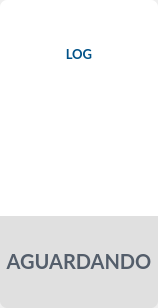
        <widget class="QWidget" name="verticalWidget" native="true">
         <property name="geometry">
          <rect>
           <x>11</x>
           <y>260</y>
           <width>158</width>
           <height>308</height>
          </rect>
         </property>
         <property name="styleSheet">
          <string notr="true"/>
         </property>
         <layout class="QVBoxLayout" name="verticalLayout_3">
          <property name="spacing">
           <number>0</number>
          </property>
          <property name="leftMargin">
           <number>0</number>
          </property>
          <property name="topMargin">
           <number>0</number>
          </property>
          <property name="rightMargin">
           <number>0</number>
          </property>
          <property name="bottomMargin">
           <number>0</number>
          </property>
          <item>
           <widget class="QLabel" name="Titulo_1">
            <property name="font">
             <font>
              <family>Lato</family>
              <pointsize>10</pointsize>
              <weight>75</weight>
              <bold>true</bold>
             </font>
            </property>
            <property name="layoutDirection">
             <enum>Qt::LeftToRight</enum>
            </property>
            <property name="styleSheet">
             <string notr="true">border-top-right-radius:7px;
border-top-left-radius:7px;
background-color: rgb(255, 255, 255);
color: rgb(0, 82, 136);</string>
            </property>
            <property name="text">
             <string>LOG</string>
            </property>
            <property name="alignment">
             <set>Qt::AlignCenter</set>
            </property>
            <property name="wordWrap">
             <bool>true</bool>
            </property>
            <property name="margin">
             <number>0</number>
            </property>
           </widget>
          </item>
          <item>
           <widget class="QWidget" name="Meio" native="true">
            <property name="styleSheet">
             <string notr="true">background-color: rgb(255, 255, 255);</string>
            </property>
            <layout class="QHBoxLayout" name="horizontalLayout_3">
             <property name="spacing">
              <number>0</number>
             </property>
             <property name="bottomMargin">
              <number>10</number>
             </property>
             <item>
              <spacer name="horizontalSpacer_5">
               <property name="orientation">
                <enum>Qt::Horizontal</enum>
               </property>
               <property name="sizeHint" stdset="0">
                <size>
                 <width>40</width>
                 <height>20</height>
                </size>
               </property>
              </spacer>
             </item>
             <item>
              <widget class="QLabel" name="label_4">
               <property name="text">
                <string/>
               </property>
               <property name="pixmap">
                <pixmap>../Icones/Aguardando.svg</pixmap>
               </property>
              </widget>
             </item>
             <item>
              <spacer name="horizontalSpacer_6">
               <property name="orientation">
                <enum>Qt::Horizontal</enum>
               </property>
               <property name="sizeHint" stdset="0">
                <size>
                 <width>40</width>
                 <height>20</height>
                </size>
               </property>
              </spacer>
             </item>
            </layout>
           </widget>
          </item>
          <item>
           <widget class="QLabel" name="statusTeste1">
            <property name="maximumSize">
             <size>
              <width>240</width>
              <height>92</height>
             </size>
            </property>
            <property name="font">
             <font>
              <family>Lato</family>
              <pointsize>15</pointsize>
              <weight>75</weight>
              <bold>true</bold>
             </font>
            </property>
            <property name="styleSheet">
             <string notr="true">color: rgb(84, 94, 107);
background-color: rgb(224, 224, 224);
border-bottom-right-radius: 7px; 
border-bottom-left-radius: 7px; 
</string>
            </property>
            <property name="text">
             <string notr="true">AGUARDANDO</string>
            </property>
            <property name="textFormat">
             <enum>Qt::RichText</enum>
            </property>
            <property name="scaledContents">
             <bool>false</bool>
            </property>
            <property name="alignment">
             <set>Qt::AlignCenter</set>
            </property>
           </widget>
          </item>
         </layout>
        </widget>
